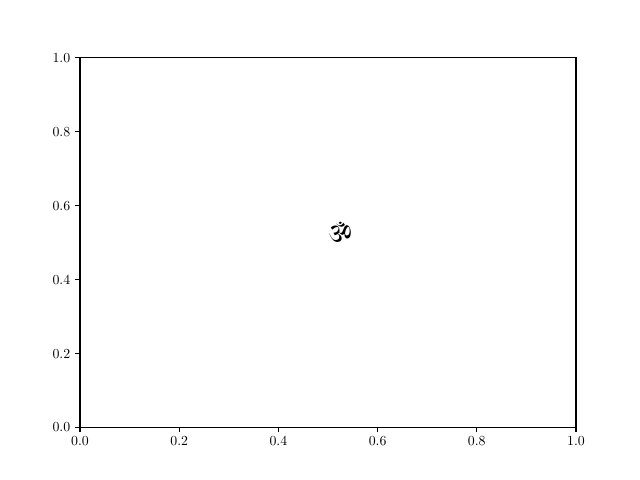

This figure's Python source:
import matplotlib.pyplot as plt
import matplotlib as mpl

mpl.use("pgf")

## TeX preamble ##
preamble = r"""\usepackage{fontspec}
           \usepackage{polyglossia}
           \usepackage[T1]{fontenc}
           \usepackage{tikz}
           \setmainlanguage{english}
           \setotherlanguages{sanskrit}
           \newfontfamily\devanagarifont[Script=Devanagari]{Sanskrit 2003}
           \XeTeXgenerateactualtext 1
           \setotherlanguage{kannada}
           \newfontfamily\kannadafont[Script=Kannada]{Gubbi}
           \newcommand{\sam}[1]{\begin{sanskrit}#1\end{sanskrit}}
           \newcommand{\kan}[1]{\begin{kannada}#1\end{kannada}}"""

params = {
    "font.family": "serif",
    "text.usetex": True,
    "pgf.rcfonts": False,
    "pgf.texsystem": "xelatex",
    "pgf.preamble": preamble,
}
mpl.rcParams.update(params)

fig, ax = plt.subplots()

ax.text(0.5, 0.5, r"\kan{ॐ }  ", fontsize=20)

plt.savefig("test.pdf")
